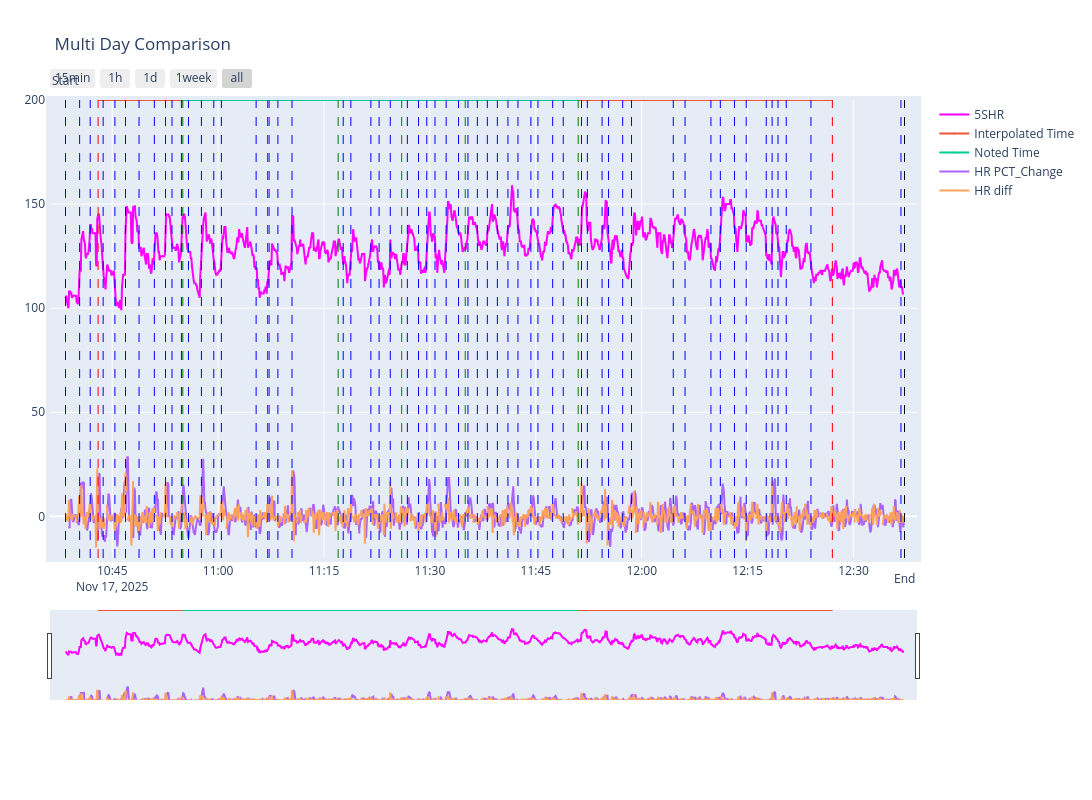

Notebook code cell kept with this figure:
### Code cell
# Plotly Interactive Graphic Multiple Days
# Please set the Plot Range within 1 week to avoid buffer overflows (above section)
fig3 = go.Figure(layout_yaxis_range=[-20,200], layout = dict(title='Multi Day Comparison', xaxis=dict(type='date'),width=1600, height=800 ))

# Heart Rate Data
fig3.add_trace(go.Scatter(x=main_df[(mask)]["DateTime"], y=main_df[mask]["5SHR"],mode="lines", name="5SHR",connectgaps=False,stackgaps='infer zero',line_color='magenta'))


# Start / End Annotations for Training Sessions
for file in ADD_TCX:
    if ADD_TCX[file]["StartTime"] < StartPlotTime:
        continue
    if ADD_TCX[file]["EndTime"] > EndPlotTime:
        continue
    fig3.add_annotation(x=ADD_TCX[file]["StartTime"],y=200, text="Start", yshift=20,  showarrow=False)
    fig3.add_annotation(x=ADD_TCX[file]["EndTime"],y=-20,text="End",  yshift=-20,  showarrow=False)
    fig3.add_vline(x=ADD_TCX[file]["StartTime"], line_width=1, line_dash="dash", line_color="black")
    fig3.add_vline(x=ADD_TCX[file]["EndTime"], line_width=1, line_dash="dash", line_color="black")

    DiffMask = DiffMask | ((main_df["DateTime"] >= ADD_TCX[file]["StartTime"]) & (main_df["DateTime"] <= ADD_TCX[file]["EndTime"]))
    ExerciseMask = ExerciseMask | ((df_exercise["DateTime"] >= ADD_TCX[file]["StartTime"]) & (df_exercise["DateTime"] <= ADD_TCX[file]["EndTime"]))


# Steps Data
#fig3.add_trace(go.Bar(x=main_df[DiffMask]["DateTime"], y=main_df[DiffMask]["Steps"],name="Steps",width=60000, marker_color='violet'))

# Exercise Annotations Noted Times
for idx in df_exercise[(ExerciseMask & (df_exercise.Time!="nan"))].index:
    # hovertext= df_exercise.at[idx,"weight_kg"]
    # hovertext+="kg * " 
    # hovertext+=df_exercise.at[idx,"repetitions" ]
    fig3.add_vline(x=df_exercise.at[idx,"DateTime"], line_width=1, line_dash="dash", line_color="green")
    #fig3.add_scatter(x=df_exercise.at[idx,"DateTime"],y=200, text=df_exercise.at[idx,"exercise"], hoverlabel=hovertext,  color="Orange")

# Exercise Annotations Interpolated Times
for idx in df_exercise[(ExerciseMask & (df_exercise.Time=="nan"))].index:
    # hovertext= df_exercise.at[idx,"weight_kg"]
    # hovertext+="kg * " 
    # hovertext+=df_exercise.at[idx,"repetitions" ]
    fig3.add_vline(x=df_exercise.at[idx,"DateTime"], line_width=1, line_dash="dash", line_color="red")
    #fig3.add_scatter(x=df_exercise.at[idx,"DateTime"],y=200, text=df_exercise.at[idx,"exercise"], hoverlabel=hovertext,  color="Orange")

# Exercise Start Points Interpolated Times
fig3.add_trace(go.Scatter(
    x=df_exercise[(ExerciseMask & (df_exercise.Time=="nan"))]["DateTime"],
    y=200*np.ones(df_exercise[(ExerciseMask & (df_exercise.Time=="nan"))].shape[0]),
    xperiodalignment="middle",
    marker=dict(size=1, symbol="diamond", line=dict(width=0)),
    fillcolor="red",
    # hovertemplate =
    # '<i>Price</i>: $%{y:.2f}'+
    # '<br><b>X</b>: %{x}<br>'+
    # '<b>%{text}</b>',
    text = ['Exercise:{} <br> Repetitions: {} <br> Weight: {} '.format(i,r,w) for i,r,w in df_exercise[(ExerciseMask & (df_exercise.Time=="nan"))][["exercise", "repetitions","weight_kg"]].values],
    name="Interpolated Time"
    ))

# Exercise Start Points Noted Times
fig3.add_trace(go.Scatter(
    x=df_exercise[(ExerciseMask & (df_exercise.Time!="nan"))]["DateTime"],
    y=200*np.ones(df_exercise[(ExerciseMask & (df_exercise.Time!="nan"))].shape[0]),
    xperiodalignment="middle",
    marker=dict(size=1, symbol="diamond", line=dict(width=0)),
    fillcolor="green",
    # hovertemplate =
    # '<i>Price</i>: $%{y:.2f}'+
    # '<br><b>X</b>: %{x}<br>'+
    # '<b>%{text}</b>',
    text = ['Exercise:{} <br> Repetitions: {} <br> Weight: {} '.format(i,r,w) for i,r,w in df_exercise[(ExerciseMask & (df_exercise.Time!="nan"))][["exercise", "repetitions","weight_kg"]].values],
    name="Noted Time"
    ))

# Unified Hovermode Infobox
fig3.update_layout(hovermode="x unified")

# Create diff of last two datapoints
fig3.add_trace(go.Scatter(x=main_df[DiffMask]["DateTime"].shift(-2), y=main_df[DiffMask]["5SHR"].ffill().pct_change(periods=4).multiply(100),mode='lines', name="HR PCT_Change",connectgaps=False,stackgaps='infer zero'))
fig3.add_trace(go.Scatter(x=main_df[DiffMask]["DateTime"], y=main_df[DiffMask]["5SHR"].diff(),mode='lines', name="HR diff",connectgaps=False,stackgaps='infer zero'))


for iloc in list(detections["ilocs"]):
    detected_time = main_df.dropna(subset=["5SHR"]).iloc[iloc]["DateTime"]
    #print("Change detected at: " + str(detected_time))
    if detected_time < StartPlotTime:
        continue
    if detected_time > EndPlotTime:
        continue
    fig3.add_vline(x=detected_time, line_width=1, line_dash="dash", line_color="blue")

# fig3.add_trace(go.Scatter(
#     x=main_df[["DateTime"]].dropna().iloc[list(detections["ilocs"])]["DateTime"],
#     y=200*np.ones(detections.shape[0]),
#     xperiodalignment="middle",
#     marker=dict(size=3, symbol="diamond", line=dict(width=0)),
#     line_color="blue",
#     name="Moving Window Detection"
#     ))


#figure = plt.gcf()
#figure.set_size_inches(15,7)

#set major ticks to 10min in 600000ms, minor ticks to 2 min ( 60* 5s =300s)
# Layout Settings
fig3.update_yaxes( type="linear", range=(-20,200), autorange= False, constrain="domain")
fig3.update_xaxes(
    rangeslider_visible=True,
    rangeselector=dict(
        buttons=list([
            dict(count=900, label="15min", step="second", stepmode="backward"),
            dict(count=60, label="1h", step="minute", stepmode="backward"),
            dict(count=24, label="1d", step="hour", stepmode="todate"),
            dict(count=7, label="1week", step="day", stepmode="backward"),
            dict(step="all")
        ])
    )
)

# Interactive Range Slider Settings
fig3.update_xaxes(rangeslider_yaxis_range=[0,200],rangeslider_yaxis_rangemode="fixed")
fig3.update_layout(
    autosize=True,
    margin=dict(
        l=50,
        r=50,
        b=100,
        t=100,
        pad=4
    )
    # ,
    # xaxis_tickformatstops = [
    #     dict(dtickrange=[None, 1000], value="%H:%M:%S.%L ms"),
    #     dict(dtickrange=[1000, 60000], value="%H:%M:%S s"),
    #     dict(dtickrange=[60000, 3600000], value="%H:%M m"),
    #     dict(dtickrange=[3600000, 86400000], value="%H:%M h"),
    #     dict(dtickrange=[86400000, 604800000], value="%e. %b d"),
    #     dict(dtickrange=[604800000, "M1"], value="%e. %b w"),
    #     dict(dtickrange=["M1", "M12"], value="%b '%y M"),
    #     dict(dtickrange=["M12", None], value="%Y Y")
    # ]
    )

fig3.show()

### Figure 1 — Plotly figure (JSON) as saved in the notebook; plotly's stock layout.template omitted (floating-point values rounded to 4 significant figures; data arrays with more than 128 entries replaced by an {"elided": "..."} marker saying what was removed)
{"data": [{"connectgaps": false, "line": {"color": "magenta"}, "mode": "lines", "name": "5SHR", "stackgaps": "infer zero", "type": "scatter", "x": {"elided": "1426 str values"}, "y": {"elided": "1426 float values"}}, {"fillcolor": "red", "marker": {"line": {"width": 0}, "size": 1, "symbol": "diamond"}, "name": "Interpolated Time", "text": ["Exercise:dumbbell push up <br> Repetitions: 4, 4 , 4  <br> Weight: 36,38,38 ", "Exercise:stretching <br> Repetitions: nan <br> Weight: nan "], "type": "scatter", "x": ["2025-11-17T10:43:00.000000000", "2025-11-17T12:27:00.000000000"], "xperiodalignment": "middle", "y": [200.0, 200.0]}, {"fillcolor": "green", "marker": {"line": {"width": 0}, "size": 1, "symbol": "diamond"}, "name": "Noted Time", "text": ["Exercise:bicep curl <br> Repetitions: 10, 10, 10  <br> Weight: 26 ", "Exercise:overhead pu smith 2x17.5 <br> Repetitions: 9, 7,7 <br> Weight: 45 ", "Exercise:bicep cable <br> Repetitions: 12, 12 ,9,6 <br> Weight: 9,11,11,11 ", "Exercise:dips <br> Repetitions: 15, 15, 15  <br> Weight: nan ", "Exercise:leg raise <br> Repetitions: 12, 10, 6, 8 <br> Weight: 0,0,0,6,6  ", "Exercise:pecfly <br> Repetitions: 12,7,5 <br> Weight: 93 "], "type": "scatter", "x": ["2025-11-17T10:55:00.000000000", "2025-11-17T11:07:00.000000000", "2025-11-17T11:17:00.000000000", "2025-11-17T11:26:00.000000000", "2025-11-17T11:35:00.000000000", "2025-11-17T11:51:00.000000000"], "xperiodalignment": "middle", "y": [200.0, 200.0, 200.0, 200.0, 200.0, 200.0]}, {"connectgaps": false, "mode": "lines", "name": "HR PCT_Change", "stackgaps": "infer zero", "type": "scatter", "x": {"elided": "1611 str values"}, "y": {"elided": "1611 float values"}}, {"connectgaps": false, "mode": "lines", "name": "HR diff", "stackgaps": "infer zero", "type": "scatter", "x": {"elided": "1611 str values"}, "y": {"elided": "1611 float values"}}], "layout": {"annotations": [{"showarrow": false, "text": "Start", "x": "2025-11-17T10:38:23", "y": 200, "yshift": 20}, {"showarrow": false, "text": "End", "x": "2025-11-17T12:37:13", "y": -20, "yshift": -20}], "autosize": true, "height": 800, "hovermode": "x unified", "margin": {"b": 100, "l": 50, "pad": 4, "r": 50, "t": 100}, "shapes": [{"line": {"color": "black", "dash": "dash", "width": 1}, "type": "line", "x0": "2025-11-17T10:38:23", "x1": "2025-11-17T10:38:23", "xref": "x", "y0": 0, "y1": 1, "yref": "y domain"}, {"line": {"color": "black", "dash": "dash", "width": 1}, "type": "line", "x0": "2025-11-17T12:37:13", "x1": "2025-11-17T12:37:13", "xref": "x", "y0": 0, "y1": 1, "yref": "y domain"}, {"line": {"color": "green", "dash": "dash", "width": 1}, "type": "line", "x0": "2025-11-17T10:55:00", "x1": "2025-11-17T10:55:00", "xref": "x", "y0": 0, "y1": 1, "yref": "y domain"}, {"line": {"color": "green", "dash": "dash", "width": 1}, "type": "line", "x0": "2025-11-17T11:07:00", "x1": "2025-11-17T11:07:00", "xref": "x", "y0": 0, "y1": 1, "yref": "y domain"}, {"line": {"color": "green", "dash": "dash", "width": 1}, "type": "line", "x0": "2025-11-17T11:17:00", "x1": "2025-11-17T11:17:00", "xref": "x", "y0": 0, "y1": 1, "yref": "y domain"}, {"line": {"color": "green", "dash": "dash", "width": 1}, "type": "line", "x0": "2025-11-17T11:26:00", "x1": "2025-11-17T11:26:00", "xref": "x", "y0": 0, "y1": 1, "yref": "y domain"}, {"line": {"color": "green", "dash": "dash", "width": 1}, "type": "line", "x0": "2025-11-17T11:35:00", "x1": "2025-11-17T11:35:00", "xref": "x", "y0": 0, "y1": 1, "yref": "y domain"}, {"line": {"color": "green", "dash": "dash", "width": 1}, "type": "line", "x0": "2025-11-17T11:51:00", "x1": "2025-11-17T11:51:00", "xref": "x", "y0": 0, "y1": 1, "yref": "y domain"}, {"line": {"color": "red", "dash": "dash", "width": 1}, "type": "line", "x0": "2025-11-17T10:43:00", "x1": "2025-11-17T10:43:00", "xref": "x", "y0": 0, "y1": 1, "yref": "y domain"}, {"line": {"color": "red", "dash": "dash", "width": 1}, "type": "line", "x0": "2025-11-17T12:27:00", "x1": "2025-11-17T12:27:00", "xref": "x", "y0": 0, "y1": 1, "yref": "y domain"}, {"line": {"color": "blue", "dash": "dash", "width": 1}, "type": "line", "x0": "2025-11-17T10:38:23", "x1": "2025-11-17T10:38:23", "xref": "x", "y0": 0, "y1": 1, "yref": "y domain"}, {"line": {"color": "blue", "dash": "dash", "width": 1}, "type": "line", "x0": "2025-11-17T10:40:23", "x1": "2025-11-17T10:40:23", "xref": "x", "y0": 0, "y1": 1, "yref": "y domain"}, {"line": {"color": "blue", "dash": "dash", "width": 1}, "type": "line", "x0": "2025-11-17T10:41:53", "x1": "2025-11-17T10:41:53", "xref": "x", "y0": 0, "y1": 1, "yref": "y domain"}, {"line": {"color": "blue", "dash": "dash", "width": 1}, "type": "line", "x0": "2025-11-17T10:43:43", "x1": "2025-11-17T10:43:43", "xref": "x", "y0": 0, "y1": 1, "yref": "y domain"}, {"line": {"color": "blue", "dash": "dash", "width": 1}, "type": "line", "x0": "2025-11-17T10:45:23", "x1": "2025-11-17T10:45:23", "xref": "x", "y0": 0, "y1": 1, "yref": "y domain"}, {"line": {"color": "blue", "dash": "dash", "width": 1}, "type": "line", "x0": "2025-11-17T10:46:53", "x1": "2025-11-17T10:46:53", "xref": "x", "y0": 0, "y1": 1, "yref": "y domain"}, {"line": {"color": "blue", "dash": "dash", "width": 1}, "type": "line", "x0": "2025-11-17T10:48:48", "x1": "2025-11-17T10:48:48", "xref": "x", "y0": 0, "y1": 1, "yref": "y domain"}, {"line": {"color": "blue", "dash": "dash", "width": 1}, "type": "line", "x0": "2025-11-17T10:50:58", "x1": "2025-11-17T10:50:58", "xref": "x", "y0": 0, "y1": 1, "yref": "y domain"}, {"line": {"color": "blue", "dash": "dash", "width": 1}, "type": "line", "x0": "2025-11-17T10:52:33", "x1": "2025-11-17T10:52:33", "xref": "x", "y0": 0, "y1": 1, "yref": "y domain"}, {"line": {"color": "blue", "dash": "dash", "width": 1}, "type": "line", "x0": "2025-11-17T10:53:28", "x1": "2025-11-17T10:53:28", "xref": "x", "y0": 0, "y1": 1, "yref": "y domain"}, {"line": {"color": "blue", "dash": "dash", "width": 1}, "type": "line", "x0": "2025-11-17T10:54:48", "x1": "2025-11-17T10:54:48", "xref": "x", "y0": 0, "y1": 1, "yref": "y domain"}, {"line": {"color": "blue", "dash": "dash", "width": 1}, "type": "line", "x0": "2025-11-17T10:55:48", "x1": "2025-11-17T10:55:48", "xref": "x", "y0": 0, "y1": 1, "yref": "y domain"}, {"line": {"color": "blue", "dash": "dash", "width": 1}, "type": "line", "x0": "2025-11-17T10:57:38", "x1": "2025-11-17T10:57:38", "xref": "x", "y0": 0, "y1": 1, "yref": "y domain"}, {"line": {"color": "blue", "dash": "dash", "width": 1}, "type": "line", "x0": "2025-11-17T10:59:23", "x1": "2025-11-17T10:59:23", "xref": "x", "y0": 0, "y1": 1, "yref": "y domain"}, {"line": {"color": "blue", "dash": "dash", "width": 1}, "type": "line", "x0": "2025-11-17T11:00:28", "x1": "2025-11-17T11:00:28", "xref": "x", "y0": 0, "y1": 1, "yref": "y domain"}, {"line": {"color": "blue", "dash": "dash", "width": 1}, "type": "line", "x0": "2025-11-17T11:05:23", "x1": "2025-11-17T11:05:23", "xref": "x", "y0": 0, "y1": 1, "yref": "y domain"}, {"line": {"color": "blue", "dash": "dash", "width": 1}, "type": "line", "x0": "2025-11-17T11:07:13", "x1": "2025-11-17T11:07:13", "xref": "x", "y0": 0, "y1": 1, "yref": "y domain"}, {"line": {"color": "blue", "dash": "dash", "width": 1}, "type": "line", "x0": "2025-11-17T11:08:28", "x1": "2025-11-17T11:08:28", "xref": "x", "y0": 0, "y1": 1, "yref": "y domain"}, {"line": {"color": "blue", "dash": "dash", "width": 1}, "type": "line", "x0": "2025-11-17T11:10:28", "x1": "2025-11-17T11:10:28", "xref": "x", "y0": 0, "y1": 1, "yref": "y domain"}, {"line": {"color": "blue", "dash": "dash", "width": 1}, "type": "line", "x0": "2025-11-17T11:17:43", "x1": "2025-11-17T11:17:43", "xref": "x", "y0": 0, "y1": 1, "yref": "y domain"}, {"line": {"color": "blue", "dash": "dash", "width": 1}, "type": "line", "x0": "2025-11-17T11:18:48", "x1": "2025-11-17T11:18:48", "xref": "x", "y0": 0, "y1": 1, "yref": "y domain"}, {"line": {"color": "blue", "dash": "dash", "width": 1}, "type": "line", "x0": "2025-11-17T11:21:38", "x1": "2025-11-17T11:21:38", "xref": "x", "y0": 0, "y1": 1, "yref": "y domain"}, {"line": {"color": "blue", "dash": "dash", "width": 1}, "type": "line", "x0": "2025-11-17T11:22:48", "x1": "2025-11-17T11:22:48", "xref": "x", "y0": 0, "y1": 1, "yref": "y domain"}, {"line": {"color": "blue", "dash": "dash", "width": 1}, "type": "line", "x0": "2025-11-17T11:24:23", "x1": "2025-11-17T11:24:23", "xref": "x", "y0": 0, "y1": 1, "yref": "y domain"}, {"line": {"color": "blue", "dash": "dash", "width": 1}, "type": "line", "x0": "2025-11-17T11:26:48", "x1": "2025-11-17T11:26:48", "xref": "x", "y0": 0, "y1": 1, "yref": "y domain"}, {"line": {"color": "blue", "dash": "dash", "width": 1}, "type": "line", "x0": "2025-11-17T11:28:23", "x1": "2025-11-17T11:28:23", "xref": "x", "y0": 0, "y1": 1, "yref": "y domain"}, {"line": {"color": "blue", "dash": "dash", "width": 1}, "type": "line", "x0": "2025-11-17T11:29:33", "x1": "2025-11-17T11:29:33", "xref": "x", "y0": 0, "y1": 1, "yref": "y domain"}, {"line": {"color": "blue", "dash": "dash", "width": 1}, "type": "line", "x0": "2025-11-17T11:30:43", "x1": "2025-11-17T11:30:43", "xref": "x", "y0": 0, "y1": 1, "yref": "y domain"}, {"line": {"color": "blue", "dash": "dash", "width": 1}, "type": "line", "x0": "2025-11-17T11:32:18", "x1": "2025-11-17T11:32:18", "xref": "x", "y0": 0, "y1": 1, "yref": "y domain"}, {"line": {"color": "blue", "dash": "dash", "width": 1}, "type": "line", "x0": "2025-11-17T11:34:03", "x1": "2025-11-17T11:34:03", "xref": "x", "y0": 0, "y1": 1, "yref": "y domain"}, {"line": {"color": "blue", "dash": "dash", "width": 1}, "type": "line", "x0": "2025-11-17T11:35:23", "x1": "2025-11-17T11:35:23", "xref": "x", "y0": 0, "y1": 1, "yref": "y domain"}, {"line": {"color": "blue", "dash": "dash", "width": 1}, "type": "line", "x0": "2025-11-17T11:36:43", "x1": "2025-11-17T11:36:43", "xref": "x", "y0": 0, "y1": 1, "yref": "y domain"}, {"line": {"color": "blue", "dash": "dash", "width": 1}, "type": "line", "x0": "2025-11-17T11:38:08", "x1": "2025-11-17T11:38:08", "xref": "x", "y0": 0, "y1": 1, "yref": "y domain"}, {"line": {"color": "blue", "dash": "dash", "width": 1}, "type": "line", "x0": "2025-11-17T11:39:33", "x1": "2025-11-17T11:39:33", "xref": "x", "y0": 0, "y1": 1, "yref": "y domain"}, {"line": {"color": "blue", "dash": "dash", "width": 1}, "type": "line", "x0": "2025-11-17T11:41:03", "x1": "2025-11-17T11:41:03", "xref": "x", "y0": 0, "y1": 1, "yref": "y domain"}, {"line": {"color": "blue", "dash": "dash", "width": 1}, "type": "line", "x0": "2025-11-17T11:42:28", "x1": "2025-11-17T11:42:28", "xref": "x", "y0": 0, "y1": 1, "yref": "y domain"}, {"line": {"color": "blue", "dash": "dash", "width": 1}, "type": "line", "x0": "2025-11-17T11:44:18", "x1": "2025-11-17T11:44:18", "xref": "x", "y0": 0, "y1": 1, "yref": "y domain"}, {"line": {"color": "blue", "dash": "dash", "width": 1}, "type": "line", "x0": "2025-11-17T11:45:18", "x1": "2025-11-17T11:45:18", "xref": "x", "y0": 0, "y1": 1, "yref": "y domain"}, {"line": {"color": "blue", "dash": "dash", "width": 1}, "type": "line", "x0": "2025-11-17T11:47:23", "x1": "2025-11-17T11:47:23", "xref": "x", "y0": 0, "y1": 1, "yref": "y domain"}, {"line": {"color": "blue", "dash": "dash", "width": 1}, "type": "line", "x0": "2025-11-17T11:48:53", "x1": "2025-11-17T11:48:53", "xref": "x", "y0": 0, "y1": 1, "yref": "y domain"}, {"line": {"color": "blue", "dash": "dash", "width": 1}, "type": "line", "x0": "2025-11-17T11:51:28", "x1": "2025-11-17T11:51:28", "xref": "x", "y0": 0, "y1": 1, "yref": "y domain"}, {"line": {"color": "blue", "dash": "dash", "width": 1}, "type": "line", "x0": "2025-11-17T11:52:18", "x1": "2025-11-17T11:52:18", "xref": "x", "y0": 0, "y1": 1, "yref": "y domain"}, {"line": {"color": "blue", "dash": "dash", "width": 1}, "type": "line", "x0": "2025-11-17T11:54:23", "x1": "2025-11-17T11:54:23", "xref": "x", "y0": 0, "y1": 1, "yref": "y domain"}, {"line": {"color": "blue", "dash": "dash", "width": 1}, "type": "line", "x0": "2025-11-17T11:55:18", "x1": "2025-11-17T11:55:18", "xref": "x", "y0": 0, "y1": 1, "yref": "y domain"}, {"line": {"color": "blue", "dash": "dash", "width": 1}, "type": "line", "x0": "2025-11-17T11:57:18", "x1": "2025-11-17T11:57:18", "xref": "x", "y0": 0, "y1": 1, "yref": "y domain"}, {"line": {"color": "blue", "dash": "dash", "width": 1}, "type": "line", "x0": "2025-11-17T11:58:33", "x1": "2025-11-17T11:58:33", "xref": "x", "y0": 0, "y1": 1, "yref": "y domain"}, {"line": {"color": "blue", "dash": "dash", "width": 1}, "type": "line", "x0": "2025-11-17T12:04:28", "x1": "2025-11-17T12:04:28", "xref": "x", "y0": 0, "y1": 1, "yref": "y domain"}, {"line": {"color": "blue", "dash": "dash", "width": 1}, "type": "line", "x0": "2025-11-17T12:06:08", "x1": "2025-11-17T12:06:08", "xref": "x", "y0": 0, "y1": 1, "yref": "y domain"}, {"line": {"color": "blue", "dash": "dash", "width": 1}, "type": "line", "x0": "2025-11-17T12:09:48", "x1": "2025-11-17T12:09:48", "xref": "x", "y0": 0, "y1": 1, "yref": "y domain"}, {"line": {"color": "blue", "dash": "dash", "width": 1}, "type": "line", "x0": "2025-11-17T12:11:08", "x1": "2025-11-17T12:11:08", "xref": "x", "y0": 0, "y1": 1, "yref": "y domain"}, {"line": {"color": "blue", "dash": "dash", "width": 1}, "type": "line", "x0": "2025-11-17T12:13:08", "x1": "2025-11-17T12:13:08", "xref": "x", "y0": 0, "y1": 1, "yref": "y domain"}, {"line": {"color": "blue", "dash": "dash", "width": 1}, "type": "line", "x0": "2025-11-17T12:14:48", "x1": "2025-11-17T12:14:48", "xref": "x", "y0": 0, "y1": 1, "yref": "y domain"}, {"line": {"color": "blue", "dash": "dash", "width": 1}, "type": "line", "x0": "2025-11-17T12:17:38", "x1": "2025-11-17T12:17:38", "xref": "x", "y0": 0, "y1": 1, "yref": "y domain"}, {"line": {"color": "blue", "dash": "dash", "width": 1}, "type": "line", "x0": "2025-11-17T12:18:28", "x1": "2025-11-17T12:18:28", "xref": "x", "y0": 0, "y1": 1, "yref": "y domain"}, {"line": {"color": "blue", "dash": "dash", "width": 1}, "type": "line", "x0": "2025-11-17T12:19:18", "x1": "2025-11-17T12:19:18", "xref": "x", "y0": 0, "y1": 1, "yref": "y domain"}, {"line": {"color": "blue", "dash": "dash", "width": 1}, "type": "line", "x0": "2025-11-17T12:20:28", "x1": "2025-11-17T12:20:28", "xref": "x", "y0": 0, "y1": 1, "yref": "y domain"}, {"line": {"color": "blue", "dash": "dash", "width": 1}, "type": "line", "x0": "2025-11-17T12:23:58", "x1": "2025-11-17T12:23:58", "xref": "x", "y0": 0, "y1": 1, "yref": "y domain"}, {"line": {"color": "blue", "dash": "dash", "width": 1}, "type": "line", "x0": "2025-11-17T12:36:43", "x1": "2025-11-17T12:36:43", "xref": "x", "y0": 0, "y1": 1, "yref": "y domain"}], "title": {"text": "Multi Day Comparison"}, "width": 1600, "xaxis": {"rangeselector": {"buttons": [{"count": 900, "label": "15min", "step": "second", "stepmode": "backward"}, {"count": 60, "label": "1h", "step": "minute", "stepmode": "backward"}, {"count": 24, "label": "1d", "step": "hour", "stepmode": "todate"}, {"count": 7, "label": "1week", "step": "day", "stepmode": "backward"}, {"step": "all"}]}, "rangeslider": {"visible": true, "yaxis": {"range": [0, 200], "rangemode": "fixed"}}, "type": "date"}, "yaxis": {"autorange": false, "constrain": "domain", "range": [-20, 200], "type": "linear"}}}
